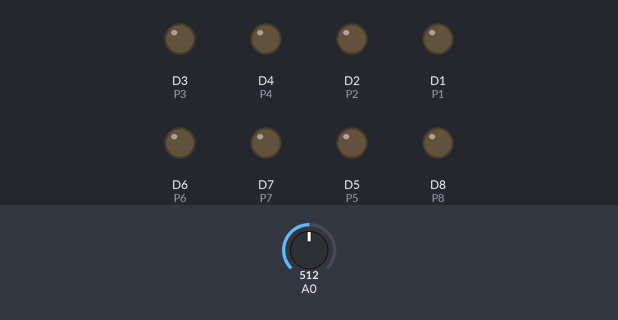
A sketch run on a simulated ESP8266 (NodeMCU). Parts: output pins drawn as LEDs (lit = HIGH). The inputs (shaded band) are chosen by the test bench; at power-on: A0 = 512. WiFi joins after 1.5 s; servers stay silent unless stated; uploads are accepted with an empty reply; what the sketch prints to the serial monitor is not drawn.

Above: at 0.8 s.
At 1.74 s:
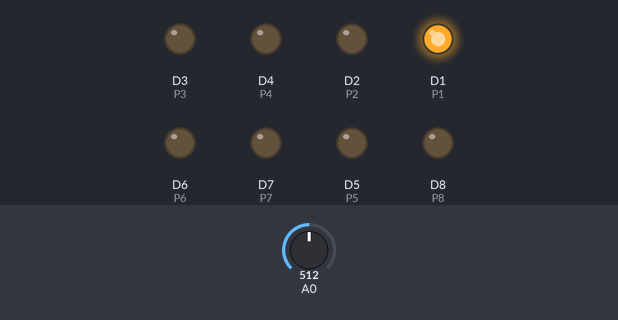
At 1.89 s:
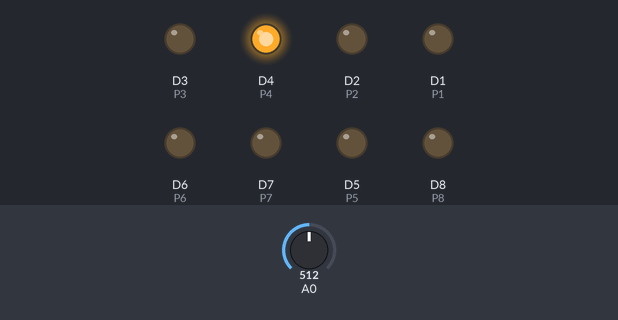
At 2.04 s:
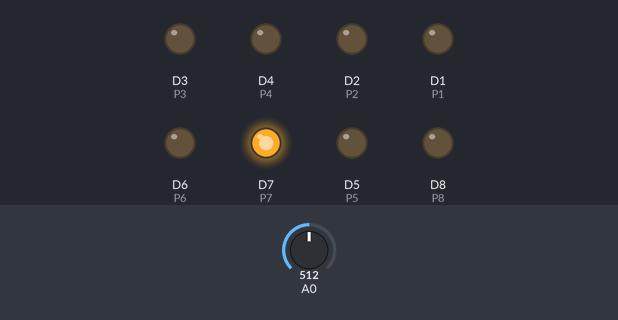
At 2.3 s:
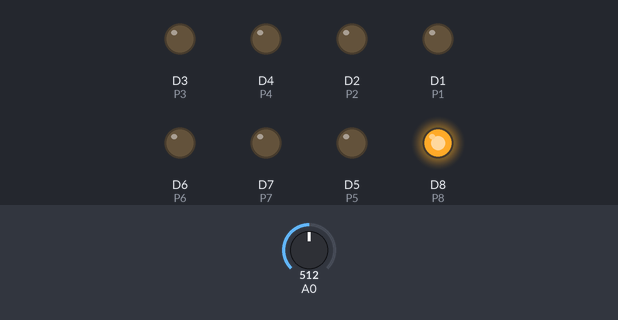
At 2.94 s:
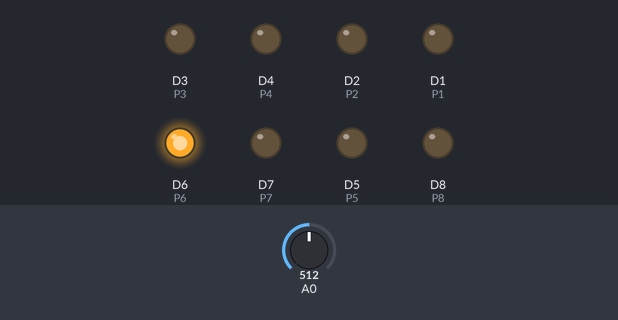
Timing chart, 0 to 3.2 s (numbered marks = the images above):
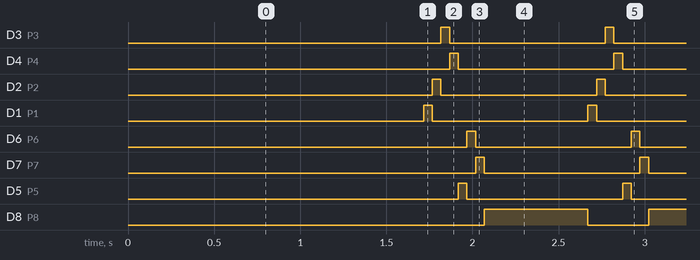

The sketch:

14-sendata-mux.ino
```cpp
/*Reads values between 0-1023 for each LDR.
 * In calibration mode, it gets that max value
 * In non-calibration mode, it normalizes the value to 0.0 - 1.0
 * and sends data to server
*/
#include <ESP8266WiFi.h>
#include <ESP8266HTTPClient.h>

const char* ssid     = "iot-lab";
const char* password = "pervasive";
String ServerIP = "192.168.1.38"; //Paul Asus  MAC: 40:E2:30:CC:1E:8D
//String ServerIP = "192.168.1.88"; //Darren PC MAC: CC:B0:DA:CA:EA:D1


#define P1 D1
#define P2 D2
#define P3 D3
#define P4 D4
#define P5 D5
#define P6 D6
#define P7 D7
#define P8 D8


int P1MAX = 10000, P2MAX  = 10000, P3MAX  = 10000, P4MAX  = 10000, P5MAX = 10000, P6MAX  = 10000, P7MAX  = 10000, P8MAX  = 10000;
float P1NORM = 0, P2NORM = 0, P3NORM = 0, P4NORM = 0, P5NORM = 0, P6NORM = 0, P7NORM = 0, P8NORM = 0;

int sensorValue = 0;

//--- Set by getCommand() ---
int CALSTATE = 0;
int cmd = 0;

void setup() {
  Serial.begin(9600);
  //MAC: B4:E6:2D:34:A4:A2
  //IP: 192.168.1.35

  Serial.println("MAC: " + WiFi.macAddress());
  pinMode(P1, OUTPUT);
  pinMode(P2, OUTPUT);
  pinMode(P3, OUTPUT);
  pinMode(P4, OUTPUT);
  pinMode(P5, OUTPUT);
  pinMode(P6, OUTPUT);
  pinMode(P7, OUTPUT);
  pinMode(P8, OUTPUT);
}


void setAllLow(){
  digitalWrite(P1, LOW);
  digitalWrite(P2, LOW);
  digitalWrite(P3, LOW);
  digitalWrite(P4, LOW);
  digitalWrite(P5, LOW);
  digitalWrite(P6, LOW);
  digitalWrite(P7, LOW);
  digitalWrite(P8, LOW);
}

void readPin(int pin){
  setAllLow();
  if(pin == 1) digitalWrite(P1, HIGH);
  if(pin == 2) digitalWrite(P2, HIGH);
  if(pin == 3) digitalWrite(P3, HIGH);
  if(pin == 4) digitalWrite(P4, HIGH);
  if(pin == 5) digitalWrite(P5, HIGH);
  if(pin == 6) digitalWrite(P6, HIGH);
  if(pin == 7) digitalWrite(P7, HIGH);
  if(pin == 8) digitalWrite(P8, HIGH);
  delay(50);
  sensorValue = analogRead(A0);
  if(CALSTATE == 1) {
     if(pin == 1) P1MAX = sensorValue;
     if(pin == 2) P2MAX = sensorValue;
     if(pin == 3) P3MAX = sensorValue;
     if(pin == 4) P4MAX = sensorValue;
     if(pin == 5) P5MAX = sensorValue;
     if(pin == 6) P6MAX = sensorValue;
     if(pin == 7) P7MAX = sensorValue;
     if(pin == 8) P8MAX = sensorValue;
  }

  if(pin == 1) {
    P1NORM = (float)sensorValue/P1MAX;
    Serial.printf("P%d: %d/%d %.2f\n", pin, sensorValue, P1MAX, P1NORM);
  }
  if(pin == 2) {
    P2NORM = (float)sensorValue/P2MAX;
    Serial.printf("P%d: %d/%d %.2f\n", pin, sensorValue, P2MAX, P2NORM);
  }
  if(pin == 3) {
    P3NORM = (float)sensorValue/P3MAX;
    Serial.printf("P%d: %d/%d %.2f\n", pin, sensorValue, P3MAX, P3NORM);
  }
  if(pin == 4) {
    P4NORM = (float)sensorValue/P4MAX;
    Serial.printf("P%d: %d/%d %.2f\n", pin, sensorValue, P4MAX, P4NORM);
  }
  if(pin == 5) {
    P5NORM = (float)sensorValue/P5MAX;
    Serial.printf("P%d: %d/%d %.2f\n", pin, sensorValue, P5MAX, P5NORM);
  }
  if(pin == 6) {
    P6NORM = (float)sensorValue/P6MAX;
    Serial.printf("P%d: %d/%d %.2f\n", pin, sensorValue, P6MAX, P6NORM);
  }
  if(pin == 7) {
    P7NORM = (float)sensorValue/P7MAX;
    Serial.printf("P%d: %d/%d %.2f\n", pin, sensorValue, P7MAX, P7NORM);
  }
  if(pin == 8) {
    P8NORM = (float)sensorValue/P8MAX;
    Serial.printf("P%d: %d/%d %.2f\n", pin, sensorValue, P8MAX, P8NORM);
  }
}

void loop() {
  //getCommandFromSerialMonitor();
  getCommandFromServer();
  for(int i=1; i<=8; i++) readPin(i);
  Serial.println("----------------------");

  sendToServer();
}

void sendToServer(){
  if(WiFi.status() != WL_CONNECTED ){
    Serial.println("Wifi not connected...");
    WiFi.begin(ssid, password);
  }

  while (WiFi.status() != WL_CONNECTED) {
    delay(500);
    Serial.print(".");
  }

  Serial.print("Connected to: "); Serial.println(WiFi.SSID());
  Serial.print("Your IP: "); Serial.println(WiFi.localIP());
  HTTPClient http;

  String datatosend = "/parking/setdata.php?"
  + String("a=") + String(P1NORM) + String("&")
  + String("b=") + String(P2NORM) + String("&")
  + String("c=") + String(P3NORM) + String("&")
  + String("d=") + String(P4NORM) + String("&")
  + String("e=") + String(P5NORM) + String("&")
  + String("f=") + String(P6NORM) + String("&")
  + String("g=") + String(P7NORM) + String("&")
  + String("h=") + String(P8NORM);

  Serial.print("Sensor values: "); Serial.println(datatosend);

  http.begin(ServerIP, 80, datatosend);

  int httpCode = http.GET();

  if(httpCode > 0){
    Serial.printf("GET code: %d\n", httpCode);
    if(httpCode == HTTP_CODE_OK){
      String response = http.getString();
      Serial.println(response);
    }
  } else {
    Serial.printf("GET failed: error: %s\n", http.errorToString(httpCode).c_str());
  }
  http.end();
}

void getCommandFromSerialMonitor(){
  String inStr = Serial.readStringUntil('\n');
   if(inStr.equals("caloff")){
        Serial.println("CAL OFF");
        CALSTATE = 0;
   }else if(inStr.equals("calon")){
       Serial.println("CAL ON");
       CALSTATE = 1;
   }
}

void getCommandFromServer(){
   if(WiFi.status() != WL_CONNECTED ){
    Serial.println("Wifi not connected...");
    WiFi.begin(ssid, password);
  }

  while (WiFi.status() != WL_CONNECTED) {
    delay(500);
    Serial.print(".");
  }

  Serial.print("Connected to: "); Serial.println(WiFi.SSID());
  Serial.print("Your IP: "); Serial.println(WiFi.localIP());
  HTTPClient http;

  String datatosend = "/parking/getcmd.php";

  Serial.print("Get cmd: "); Serial.println(datatosend);

  http.begin(ServerIP, 80, datatosend);

  int httpCode = http.GET();

  if(httpCode > 0){
    Serial.printf("GET code: %d\n", httpCode);
    if(httpCode == HTTP_CODE_OK){
      String response = http.getString();
      CALSTATE = response.toInt();
      Serial.println(response);
       if(CALSTATE==0){
          Serial.println("CAL OFF");
        }else if(CALSTATE==1){
          Serial.println("CAL ON");
       }
    }
  } else {
    Serial.printf("GET failed: error: %s\n", http.errorToString(httpCode).c_str());
  }
  http.end();
}
```

Measured:
- by itself, D3 (P3), D4 (P4), D2 (P2), D1 (P1), D6 (P6), D7 (P7), D5 (P5): alternates HIGH for 0.05 s and LOW for 0.90 s
- by itself, D8 (P8): alternates HIGH for 0.60 s and LOW for 0.35 s
- by itself, everything shown: repeats every 0.95 s, in 8 steps
